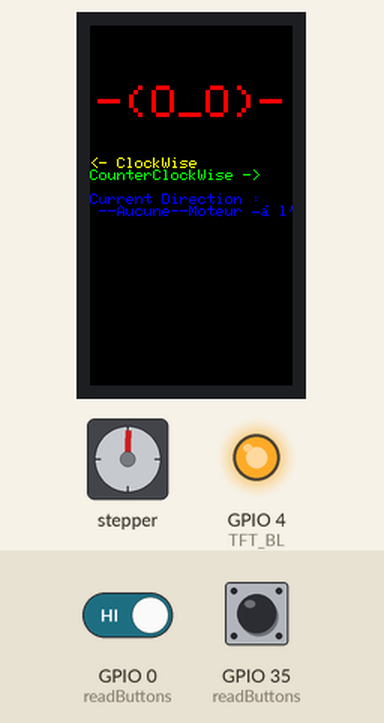
Bench run of a sketch on a simulated ESP32. Shown: 135×240 colour display, stepper motor, output pins drawn as LEDs (lit = HIGH). The test bench sets the inputs (shaded band); at power-on: GPIO 0 (readButtons) HIGH, GPIO 35 (readButtons) HIGH. Stepper angles assume 2038 steps per turn; what the sketch prints to the serial monitor is not drawn.

Above: at 0.99 s.
1.4 s: GPIO 0 (readButtons) driven LOW
4.8 s: GPIO 35 (readButtons) pulled LOW for 0.8 s
At 6.0 s:
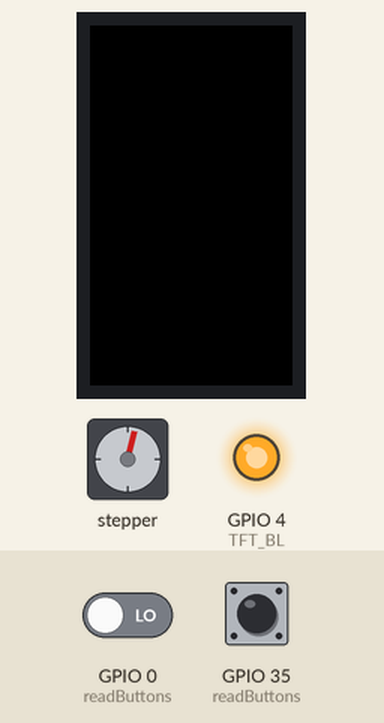
7.6 s: GPIO 0 (readButtons) driven HIGH
At 8.9 s:
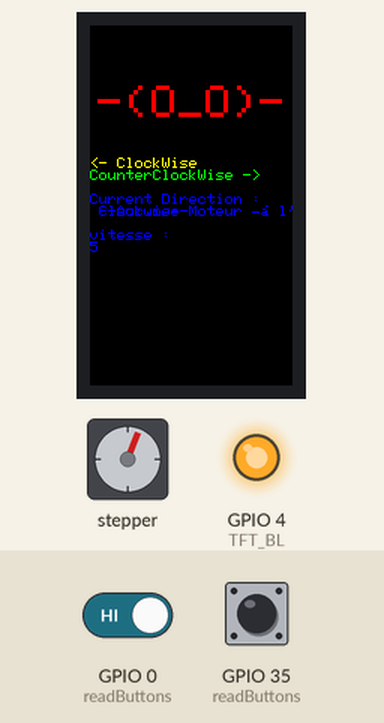
9.7 s: GPIO 35 (readButtons) pulled LOW for 0.8 s
At 12.2 s:
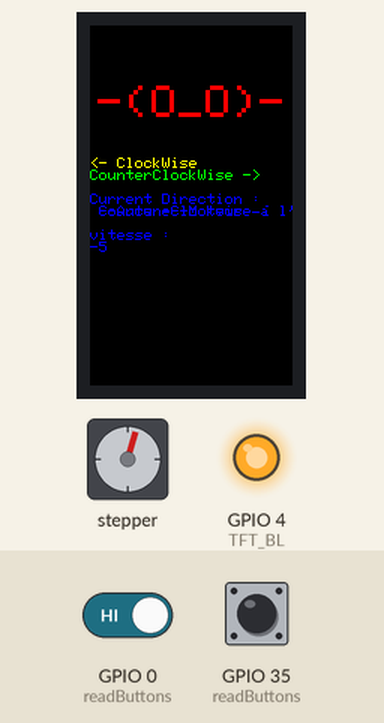
Timing chart, 0 to 13.7 s (numbered marks = the images above; inputs shaded):
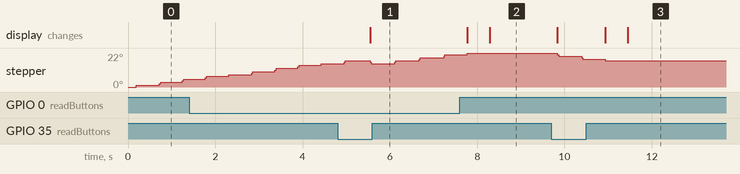

The sketch:

ArmCode_1.3.ino
```cpp
/*
------------------------- ArmCode_1.3 ----------------------------
Stronk code for Stronk robot ᕙ(⇀‸↼‶)ᕗ ᕙ(⇀‸↼‶)ᕗ ᕙ(⇀‸↼‶)ᕗ
Stronk team too !   you can be jealous
*/

// step motor librry
#include <Stepper.h>

//graphical library to use da screen
#include <Adafruit_GFX.h>    // Core graphics library
#include <Adafruit_ST7789.h> // Hardware-specific library for ST7789
#include <SPI.h>

// ------------- Stuf for da motor -------------------
const int stepsPerRevolution = 2038;  // change this to fit the number of steps per revolution
// for your motor
Stepper myStepper(stepsPerRevolution, 2, 13, 15, 12);
int stepCount = 0;         // number of steps the motor has taken
const int deceleration =5;
int speed = 10;
int speedActuelle=0;

// ------------- Stuf for da screen ------------------ (Sry Enzo if i wasn't realy going fast but being class is a necesssity (づ｡◕‿‿◕｡)づ)
// pinouts from https://github.com/Xinyuan-LilyGO/TTGO-T-Display
#define TFT_MOSI 19
#define TFT_SCLK 18
#define TFT_CS 5
#define TFT_DC 16
#define TFT_RST 23
#define TFT_BL 4
// constructor for data object named tft (spoiler : it's the screen )
Adafruit_ST7789 tft = Adafruit_ST7789(TFT_CS, TFT_DC, TFT_MOSI, TFT_SCLK, TFT_RST);

void setup() {
  // initialize the serial port:
  Serial.begin(9600);
  myStepper.setSpeed(10);
  pinMode(0, INPUT_PULLUP);
  pinMode(35, INPUT_PULLUP);
  Serial.print(F("Hello! ST77xx TFT Test"));
  pinMode(TFT_BL, OUTPUT);      // TTGO T-Display enable Backlight pin 4
  digitalWrite(TFT_BL, HIGH);   // T-Display turn on Backlight
  tft.init(135, 240);           // Initialize ST7789 240x135
  Serial.println(F("Initialized"));
  tft.fillScreen(ST77XX_BLACK);
}

void loop() {

  tftPrintTest();
  // step one step:
  while (stepCount < 10){
  myStepper.step(speed);
  Serial.print("steps:");
  Serial.println(stepCount);
  stepCount++;
  delay(500);}
  if (stepCount==10){readButtons();}

}

void readButtons(){
  if (digitalRead(0) == 0){
speedActuelle = speed;
tft.fillScreen(ST77XX_BLACK);
  }
  if (digitalRead(35) == 0){
speedActuelle = -speed;
tft.fillScreen(ST77XX_BLACK);
  }
  myStepper.step(speedActuelle);
  if(speedActuelle > 0){speedActuelle = speedActuelle - deceleration;}
  if(speedActuelle < 0){speedActuelle = speedActuelle + deceleration;}
  if((speedActuelle > 0) && (speedActuelle<deceleration)){speedActuelle = 0;}
  delay(500);
}
void tftPrintTest() {
  tft.setTextWrap(false);

  tft.setCursor(5, 40);
  tft.setTextColor(ST77XX_RED);
  tft.setTextSize(3);
  tft.println("-(O_O)-");
  tft.println(" ");
  tft.setTextColor(ST77XX_YELLOW);
  tft.setTextSize(1);
  tft.println("<- ClockWise");
  tft.setTextColor(ST77XX_GREEN);
  tft.println("CounterClockWise ->");
  tft.println(" ");
  tft.setTextColor(ST77XX_BLUE);
  tft.setTextSize(1);
  tft.println("Current Direction :");
  if((speedActuelle<1)&&(speedActuelle>-1)){tft.print(" --Aucune--");tft.println("Moteur à l'arrêt");}
  if(speedActuelle>0){tft.println(" Clockwise");tft.println(" ");tft.println("vitesse : ");tft.print(speedActuelle);}
  if(speedActuelle<0){tft.println(" Counter-Clockwise");tft.println(" ");tft.println("vitesse : ");tft.print(speedActuelle);}
  delay(0);

}
```

Measured:
- after the input at 7.6 s, stepper: goes on until 7.8 s, then stays 22°; the display: first changes after 0.17 s (image 2 shows a later state)
